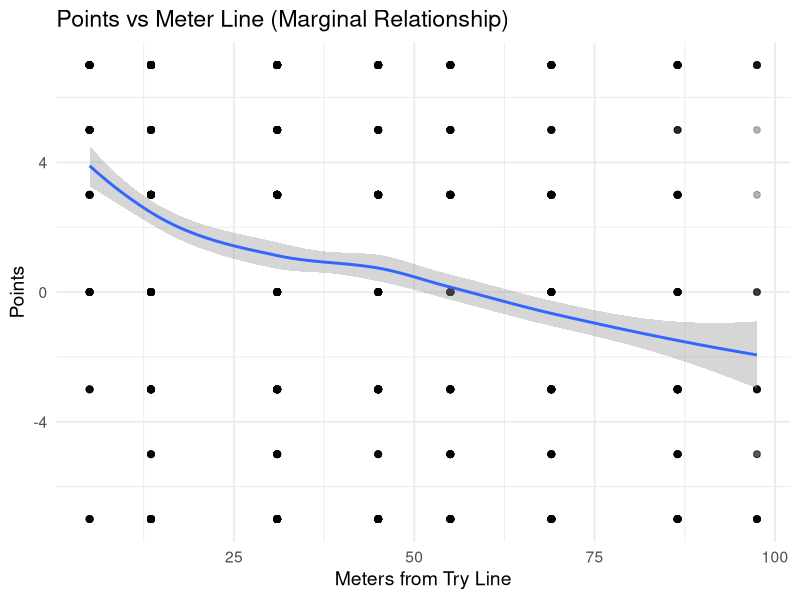
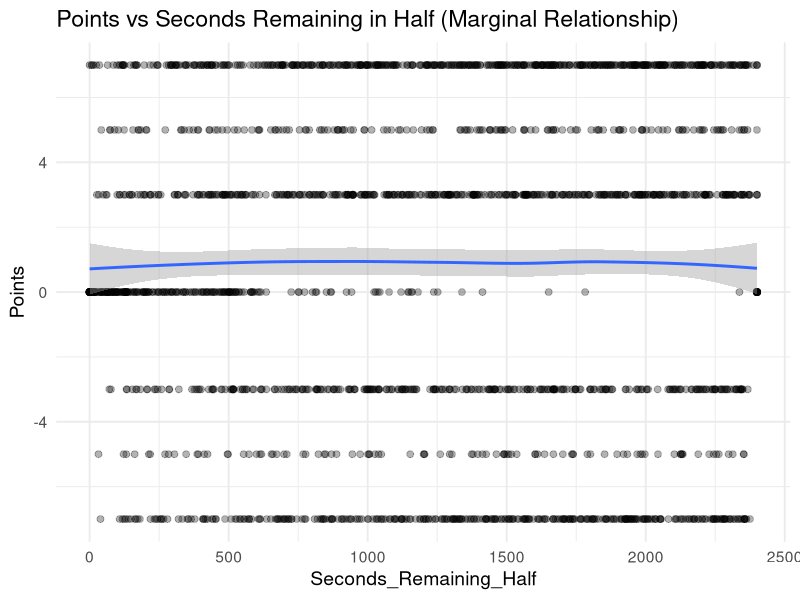
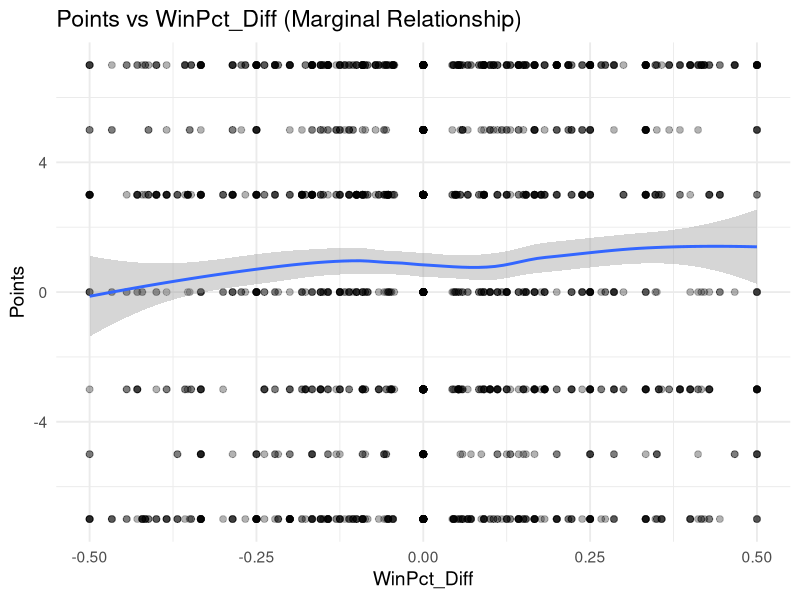
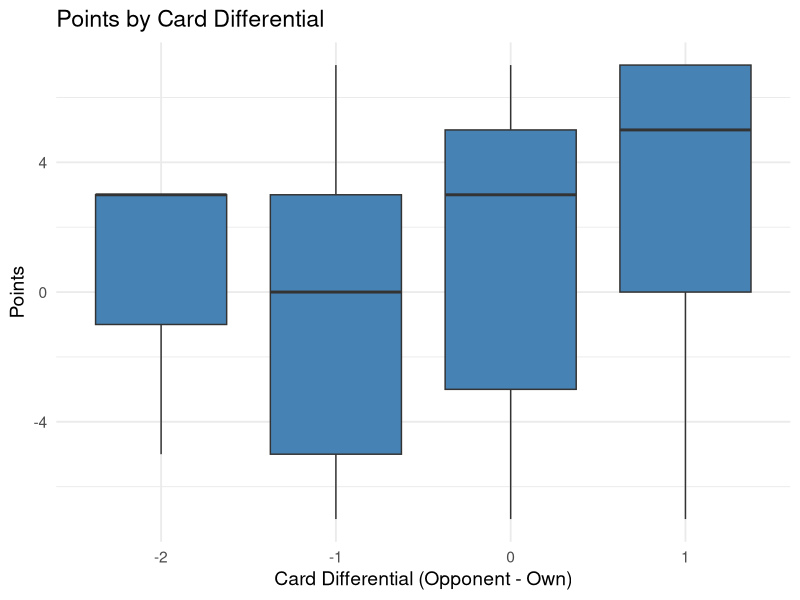

Write the R code that produced these figures, in order.
#############
### SETUP ###
#############

# load libraries

# install.packages("patchwork")
library(patchwork)
# install.packages("stringr")
library(stringr)
# install.packages("tidyverse")
library(tidyverse)

# project-wide reproducibility seed (override via EP_SEED)
ep_seed <- suppressWarnings(as.integer(Sys.getenv("EP_SEED", "20260313")))
if (is.na(ep_seed)) {
  warning("Invalid EP_SEED; defaulting to 20260313")
  ep_seed <- 20260313L
}
set.seed(ep_seed)

# pre-specified running win-percentage shrinkage prior (m pseudo-games at .500)
winpct_prior_games <- 2

#######################
### PHASE DATA LOAD ###
#######################

# run from project root
phase_data = read_csv("data/phase_2018-19.csv")
# preview data
head(phase_data)

#########################
### LINEOUT DATA PREP ###
#########################

phase_data <- phase_data %>%
  mutate(
    # extract signed points
    points = str_extract(Outcome, "[-+]?\\d+") %>% as.numeric(),
    
    # replace missing points with 0
    points = ifelse(is.na(points), 0, points)
  )

# final score by match
last_play <- phase_data %>%
  group_by(Round, Home, Away) %>%
  filter(ID == max(ID)) %>%
  ungroup() %>%
  mutate(
    last_play_points = str_extract(Outcome, "[-+]?\\d+") %>% as.numeric(),
    last_play_points = ifelse(is.na(last_play_points), 0, last_play_points),
    
    Score_Change = last_play_points,
    
    Final_Points_Difference = Points_Difference + Score_Change,
    Final_Points_Diff_Home = if_else(Team_In_Poss == "Home",
                                     Final_Points_Difference,
                                     -Final_Points_Difference)
  )

# keep first-phase lineouts
phase_data <- phase_data %>%
  filter(
    Play_Start == "Lineout",
    Phase == 1
  )

# build win percentage

last_play <- last_play %>%
  select(Round, Home, Away, Final_Points_Diff_Home) %>%
  distinct()

last_play <- last_play %>%
  pivot_longer(cols = c(Home, Away),
               names_to = "Side",
               values_to = "Team") %>%
  mutate(
    Win = case_when(
      Side == "Home" & Final_Points_Diff_Home > 0 ~ 1,
      Side == "Home" & Final_Points_Diff_Home <= 0 ~ 0,
      Side == "Away" & Final_Points_Diff_Home < 0 ~ 1,
      Side == "Away" & Final_Points_Diff_Home >= 0 ~ 0
    ),
    Round = as.numeric(Round)
  ) %>%
  arrange(Team, Round)

# running win percentage
last_play <- last_play %>%
  group_by(Team) %>%
  arrange(Round) %>%
  mutate(
    Games_Played = lag(row_number(), default = 0),
    Wins_Before = lag(cumsum(Win), default = 0),
    WinPct_Before = (Wins_Before + 0.5 * winpct_prior_games) / (Games_Played + winpct_prior_games)
  ) %>%
  ungroup()

# team in possession
phase_data <- phase_data %>%
  mutate(
    Team_for_join = case_when(
      Team_In_Poss == "Home" ~ Home,
      Team_In_Poss == "Away" ~ Away
    )
  ) %>%
# join team win percentage
  left_join(
    last_play %>% select(Team, Round, WinPct_Before),
    by = c("Team_for_join" = "Team", "Round" = "Round")
  )

# flag home attack
phase_data <- phase_data %>%
  mutate(
    Home_Attack = if_else(Team_In_Poss == "Home", 1, 0)
  )

# opponent data
phase_data <- phase_data %>%
  mutate(
    Opponent = if_else(Team_In_Poss == "Home", Away, Home)
  ) %>%
    left_join(
      last_play %>% select(Team, Round, WinPct_Before) %>%
        rename(Opponent = Team,
               Opponent_WinPct = WinPct_Before),
      by = c("Opponent", "Round")
    ) %>%
  mutate(
    # win percentage differential
    WinPct_Diff = WinPct_Before - Opponent_WinPct,
    # card differential
    Card_Diff = (Yellow_Cards_Opp + Red_Cards_Opp) - (Yellow_Cards_Own + Red_Cards_Own)
  )



# seconds remaining in half
phase_data <- phase_data %>%
  mutate(
    Seconds_Remaining_Half = if_else(
      Seconds_Remaining > 2400,             # first half
      Seconds_Remaining - 2400,             # first-half seconds remaining
      Seconds_Remaining                     # second half
    )
  )

# flag under 2 minutes
phase_data <- phase_data %>%
  mutate(
    Less_Than_2_Min = if_else(Seconds_Remaining_Half < 120, 1, 0)
  )

# flag repeated outcomes in a possession run
phase_data <- phase_data %>%
  arrange(Round, Home, Away, ID) %>%
  group_by(Round, Home, Away) %>%
  mutate(
    run_id = cumsum(c(TRUE, diff(Points_Difference) != 0 | Outcome[-1] != Outcome[-n()])),
    n_same = ave(run_id, run_id, FUN = length), # run size
  ) %>%
  ungroup()

# map location to meter line
location_names <- c("5m-Goal (opp)", "22m-5m (opp)", "10m-22m (opp)",
                    "Half-10m (opp)","10m-Half (own)", "22m-10m (own)",
                    "5m-22m (own)", "Goal-5m (own)")
location_meters <- c(5, 13.5, 31, 45, 55, 69, 86.5, 97.5)

# zone boundaries in meters from opponent try line
zone_boundaries_m <- c(0, 5, 22, 40, 50, 60, 78, 95, 100)

lookup <- setNames(location_meters, location_names)

phase_data$meter_line <- lookup[phase_data$Location]

# draw one sample per possession run
sampled_phase_data <- phase_data %>%
  arrange(Round, Home, Away, ID) %>%
  group_by(Round, Home, Away, run_id) %>%
  slice_sample(n = 1) %>%
  ungroup() %>%
  mutate(
    meter_line_factor = factor(meter_line)
  )

#############
### PLOTS ###
#############

# meter line
meter_line_marginal <- ggplot(sampled_phase_data, aes(x = meter_line, y = points)) +
  geom_point(alpha = 0.3, size = 2) +
  geom_smooth(method = "loess", se = TRUE) +
  labs(
    title = "Points vs Meter Line (Marginal Relationship)",
    x = "Meters from Try Line",
    y = "Points"
  ) +
  theme_minimal(base_size = 14)

ggsave("plots/meter_line_marginal.png", meter_line_marginal,
       width = 10, height = 8, dpi = 300)

# seconds remaining in half
seconds_remaining_marginal <- ggplot(sampled_phase_data, aes(x = Seconds_Remaining_Half, y = points)) +
  geom_point(alpha = 0.3, size = 2) +
  geom_smooth(method = "loess", se = TRUE) +
  labs(
    title = "Points vs Seconds Remaining in Half (Marginal Relationship)",
    x = "Seconds_Remaining_Half",
    y = "Points"
  ) +
  theme_minimal(base_size = 14)

ggsave("plots/seconds_remaining_marginal.png", seconds_remaining_marginal,
       width = 10, height = 8, dpi = 300)

# win percentage differential
win_per_marginal <- ggplot(sampled_phase_data, aes(x = WinPct_Diff, y = points)) +
  geom_point(alpha = 0.3, size = 2) +
  geom_smooth(method = "loess", se = TRUE) +
  labs(
    title = "Points vs WinPct_Diff (Marginal Relationship)",
    x = "WinPct_Diff",
    y = "Points"
  ) +
  theme_minimal(base_size = 14)

ggsave("plots/win_per_marginal.png", win_per_marginal,
       width = 10, height = 8, dpi = 300)

# card differential
card_dif_marginal <- ggplot(sampled_phase_data, aes(x = factor(Card_Diff), y = points)) +
  geom_boxplot(fill = "steelblue") +
  labs(
    title = "Points by Card Differential",
    x = "Card Differential (Opponent - Own)",
    y = "Points"
  ) +
  theme_minimal(base_size = 14)

ggsave("plots/card_dif_marginal.png", card_dif_marginal,
       width = 10, height = 8, dpi = 300)
